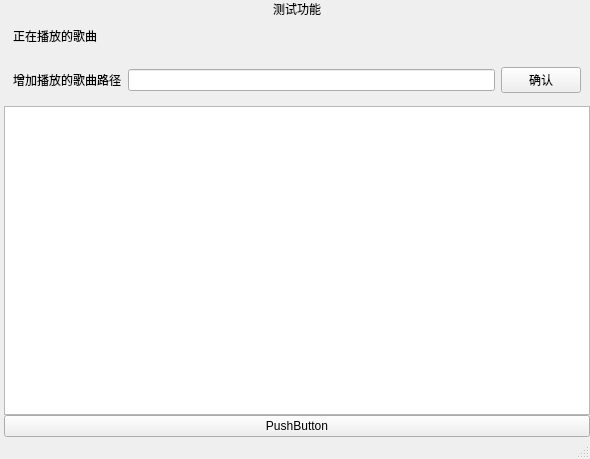
<?xml version="1.0" encoding="UTF-8"?>
<ui version="4.0">
 <class>HomePage</class>
 <widget class="QMainWindow" name="HomePage">
  <property name="geometry">
   <rect>
    <x>0</x>
    <y>0</y>
    <width>590</width>
    <height>459</height>
   </rect>
  </property>
  <property name="windowTitle">
   <string>HomePage</string>
  </property>
  <widget class="QWidget" name="centralwidget">
   <layout class="QVBoxLayout" name="verticalLayout">
    <property name="spacing">
     <number>0</number>
    </property>
    <property name="leftMargin">
     <number>0</number>
    </property>
    <property name="topMargin">
     <number>0</number>
    </property>
    <property name="rightMargin">
     <number>0</number>
    </property>
    <property name="bottomMargin">
     <number>0</number>
    </property>
    <item>
     <widget class="QFrame" name="frame">
      <property name="frameShape">
       <enum>QFrame::Shape::NoFrame</enum>
      </property>
      <property name="frameShadow">
       <enum>QFrame::Shadow::Raised</enum>
      </property>
      <layout class="QVBoxLayout" name="verticalLayout_2">
       <property name="spacing">
        <number>0</number>
       </property>
       <property name="leftMargin">
        <number>4</number>
       </property>
       <property name="topMargin">
        <number>0</number>
       </property>
       <property name="rightMargin">
        <number>0</number>
       </property>
       <property name="bottomMargin">
        <number>0</number>
       </property>
       <item>
        <widget class="QLabel" name="label">
         <property name="text">
          <string>测试功能</string>
         </property>
         <property name="alignment">
          <set>Qt::AlignmentFlag::AlignCenter</set>
         </property>
        </widget>
       </item>
       <item>
        <widget class="QFrame" name="frame_2">
         <property name="sizePolicy">
          <sizepolicy hsizetype="Preferred" vsizetype="Preferred">
           <horstretch>0</horstretch>
           <verstretch>1</verstretch>
          </sizepolicy>
         </property>
         <property name="frameShape">
          <enum>QFrame::Shape::NoFrame</enum>
         </property>
         <property name="frameShadow">
          <enum>QFrame::Shadow::Raised</enum>
         </property>
         <layout class="QVBoxLayout" name="verticalLayout_3">
          <property name="spacing">
           <number>4</number>
          </property>
          <property name="leftMargin">
           <number>0</number>
          </property>
          <property name="topMargin">
           <number>0</number>
          </property>
          <property name="rightMargin">
           <number>0</number>
          </property>
          <property name="bottomMargin">
           <number>0</number>
          </property>
          <item>
           <widget class="QFrame" name="frame_3">
            <property name="frameShape">
             <enum>QFrame::Shape::NoFrame</enum>
            </property>
            <property name="frameShadow">
             <enum>QFrame::Shadow::Raised</enum>
            </property>
            <layout class="QHBoxLayout" name="horizontalLayout">
             <item>
              <widget class="QLabel" name="label_2">
               <property name="text">
                <string>正在播放的歌曲</string>
               </property>
              </widget>
             </item>
             <item>
              <widget class="QLabel" name="label_4">
               <property name="text">
                <string/>
               </property>
              </widget>
             </item>
            </layout>
           </widget>
          </item>
          <item>
           <widget class="QFrame" name="frame_4">
            <property name="frameShape">
             <enum>QFrame::Shape::NoFrame</enum>
            </property>
            <property name="frameShadow">
             <enum>QFrame::Shadow::Raised</enum>
            </property>
            <layout class="QHBoxLayout" name="horizontalLayout_2">
             <item>
              <widget class="QLabel" name="label_3">
               <property name="text">
                <string>增加播放的歌曲路径</string>
               </property>
              </widget>
             </item>
             <item>
              <widget class="QLineEdit" name="lineEdit"/>
             </item>
             <item>
              <widget class="QPushButton" name="pushButton">
               <property name="text">
                <string>确认</string>
               </property>
              </widget>
             </item>
            </layout>
           </widget>
          </item>
          <item>
           <widget class="QTextBrowser" name="textBrowser"/>
          </item>
         </layout>
        </widget>
       </item>
       <item>
        <widget class="QPushButton" name="pushButton_2">
         <property name="text">
          <string>PushButton</string>
         </property>
        </widget>
       </item>
      </layout>
     </widget>
    </item>
   </layout>
  </widget>
  <widget class="QMenuBar" name="menubar">
   <property name="geometry">
    <rect>
     <x>0</x>
     <y>0</y>
     <width>590</width>
     <height>17</height>
    </rect>
   </property>
  </widget>
  <widget class="QStatusBar" name="statusbar"/>
 </widget>
 <resources/>
 <connections/>
</ui>
